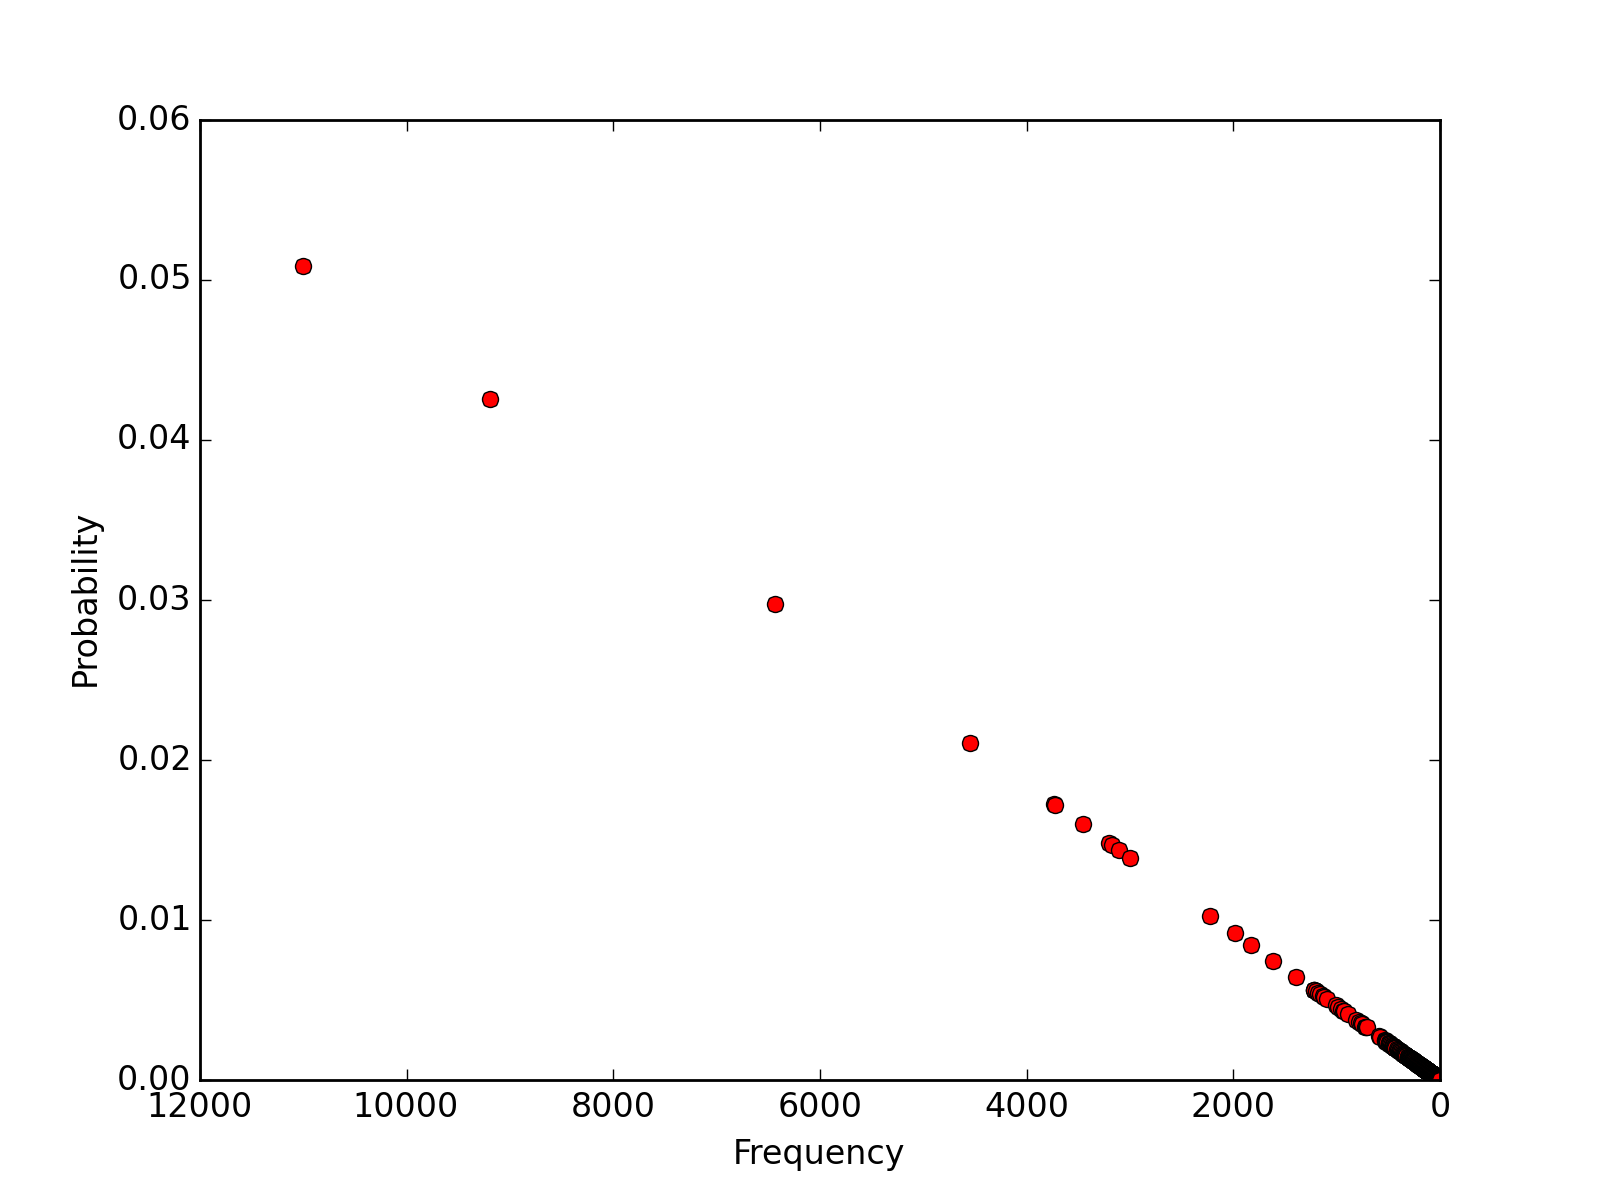

Python code for this plot:
import string
import matplotlib.pyplot as plt

f = open("../../../stats.txt")
frequency = []
probability = []

# get just the words frequency
for line in f:
    data = string.split(line,  " ")

    # ignore the last character (\n)
    frequency.append((int)(data[1]))
    probability.append((float)(data[2][:-1]))

# y = f(x) -> prob = f(freq)
plt.plot(frequency, probability, linestyle='---', marker='o', color='r')
# plt.scatter(frequency, probability)
plt.gca().invert_xaxis()
plt.ylabel("Probability")
plt.xlabel("Frequency")

# plt.show()
plt.savefig('graph.png', dpi=200)
